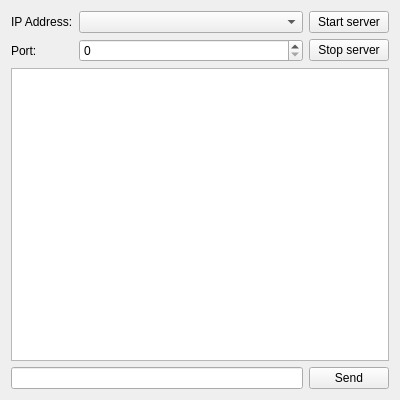
<?xml version="1.0" encoding="UTF-8"?>
<ui version="4.0">
 <class>Widget</class>
 <widget class="QWidget" name="Widget">
  <property name="geometry">
   <rect>
    <x>0</x>
    <y>0</y>
    <width>400</width>
    <height>400</height>
   </rect>
  </property>
  <property name="windowTitle">
   <string>Widget</string>
  </property>
  <layout class="QGridLayout" name="gridLayout_2">
   <item row="0" column="0">
    <layout class="QHBoxLayout" name="horizontalLayout_2">
     <item>
      <layout class="QGridLayout" name="gridLayout">
       <item row="0" column="0">
        <widget class="QLabel" name="label">
         <property name="text">
          <string>IP Address:</string>
         </property>
        </widget>
       </item>
       <item row="0" column="1">
        <widget class="QComboBox" name="addrComboBox">
         <property name="sizePolicy">
          <sizepolicy hsizetype="Expanding" vsizetype="Fixed">
           <horstretch>0</horstretch>
           <verstretch>0</verstretch>
          </sizepolicy>
         </property>
        </widget>
       </item>
       <item row="1" column="0">
        <widget class="QLabel" name="label_2">
         <property name="text">
          <string>Port:</string>
         </property>
        </widget>
       </item>
       <item row="1" column="1">
        <widget class="QSpinBox" name="portSpinBox">
         <property name="sizePolicy">
          <sizepolicy hsizetype="Expanding" vsizetype="Fixed">
           <horstretch>0</horstretch>
           <verstretch>0</verstretch>
          </sizepolicy>
         </property>
         <property name="maximum">
          <number>65535</number>
         </property>
        </widget>
       </item>
      </layout>
     </item>
     <item>
      <layout class="QVBoxLayout" name="verticalLayout">
       <item>
        <widget class="QPushButton" name="startBtn">
         <property name="text">
          <string>Start server</string>
         </property>
        </widget>
       </item>
       <item>
        <widget class="QPushButton" name="stopBtn">
         <property name="text">
          <string>Stop server</string>
         </property>
        </widget>
       </item>
      </layout>
     </item>
    </layout>
   </item>
   <item row="1" column="0">
    <widget class="QTextEdit" name="textEdit"/>
   </item>
   <item row="2" column="0">
    <layout class="QHBoxLayout" name="horizontalLayout">
     <item>
      <widget class="QLineEdit" name="dataLineEdit"/>
     </item>
     <item>
      <widget class="QPushButton" name="sendBtn">
       <property name="text">
        <string>Send</string>
       </property>
      </widget>
     </item>
    </layout>
   </item>
  </layout>
 </widget>
 <resources/>
 <connections/>
</ui>
